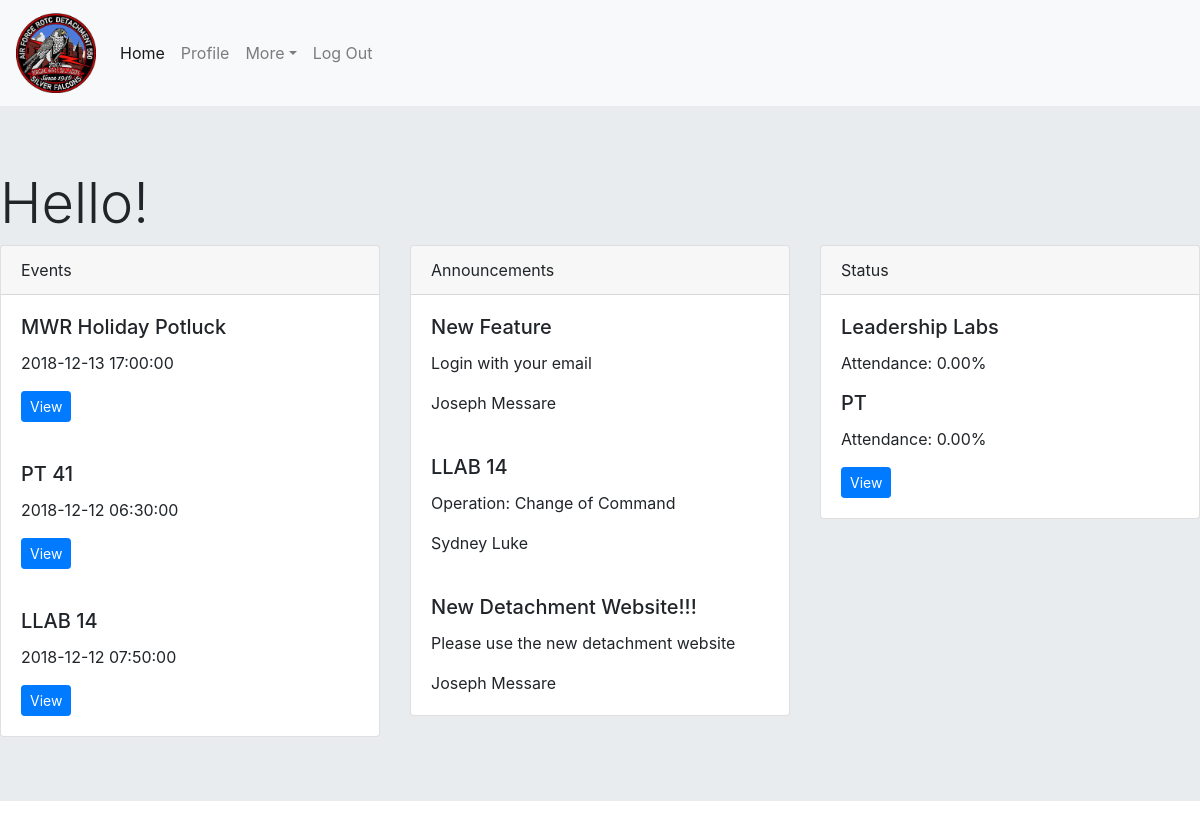
/home.php (signed in), run on the app's committed database.
### tables this page shows
CREATE TABLE `cadetEvent` (
  `name` varchar(255) DEFAULT NULL,
  `mandatory` tinyint(1) DEFAULT NULL,
  `date` datetime DEFAULT NULL,
  `eventID` int(11) NOT NULL,
  `pt` tinyint(1) DEFAULT NULL,
  `llab` tinyint(1) DEFAULT NULL
);

CREATE TABLE `announcement` (
  `title` varchar(255) NOT NULL,
  `subject` varchar(255) NOT NULL,
  `body` mediumtext NOT NULL,
  `createdBy` int(10) NOT NULL,
  `uid` int(11) NOT NULL,
  `date` timestamp NOT NULL DEFAULT CURRENT_TIMESTAMP
);

CREATE TABLE `cadet` (
  `firstName` varchar(255) DEFAULT NULL,
  `rank` varchar(25) DEFAULT NULL,
  `rin` int(11) NOT NULL,
  `primaryEmail` varchar(100) DEFAULT NULL,
  `secondaryEmail` varchar(255) DEFAULT NULL,
  `primaryPhone` bigint(15) NOT NULL,
  `secondaryPhone` bigint(15) DEFAULT NULL,
  `password` varchar(255) DEFAULT NULL,
  `bio` text,
  `flight` varchar(20) NOT NULL,
  `position` varchar(100) DEFAULT NULL,
  `groupMe` varchar(50) NOT NULL,
  `AFGoals` text,
  `awards` text,
  `middleName` varchar(255) DEFAULT NULL,
  `lastName` varchar(255) NOT NULL,
  `PGoals` text NOT NULL,
  `admin` tinyint(1) NOT NULL DEFAULT '0',
  `rfid` int(10) DEFAULT NULL
);

### home.php (the view, shortened to what this page needs)
<?php
include('./assets/inc/header.php');
?>
  <div class="jumbotron jumbotron-fluid">
    <h1 class="display-4"> Hello! </h1>
    <div class="row">
      <div class="col-4">
	    <div class="card" style="width:100%">
  		  <div class="card-header">
    		Events
  		  </div>
  		<?php $sql = "SELECT * FROM cadetEvent ORDER BY ABS( DATEDIFF( cadetEvent.date, NOW() ) ) LIMIT 5";
        $stmt = $mysqli->prepare($sql);
        $stmt->execute();
        $result = $stmt->get_result();
        while ($row = $result->fetch_assoc())
        {
            echo "<div class=\"card-body\">";
    		echo "<h5 class=\"card-title\">" . $row['name'] . "</h5>";
    		echo "<p class=\"card-text\">" . $row['date'] . "</p>";
    		echo "<a href='attendance.php?eventid=" . $row['eventID'] . "' class=\"btn btn-sm btn-primary\">View</a></div>";
        } ?>
	   </div>
      </div>
    <div class="col-4">
      <div class="card" style="width:100%">
        <div class="card-header">
            Announcements
        </div>
            <?php
            $query = 'SELECT a.title, a.subject, c.firstName, c.lastName FROM announcement a, cadet c WHERE a.createdBy = c.rin ORDER BY date DESC LIMIT 5;';
            $stmt = $mysqli->prepare($query);
            $stmt->execute();
            $result = $stmt->get_result();
            while($row = $result->fetch_assoc()) {
                echo "<div class='card-body'>";
                echo "<h5 class='card-title'>" . $row['title'] . '</h5>';
                echo "<p class='card-text'> " . $row['subject'] . '</p>';
                echo "<p class='card-text'>" . $row['firstName'] . ' ' . $row['lastName'] . '</p></div>';
            }
            ?>
      </div>
    </div>
    <div class="col-4">
	  <div class="card" style="width:100%">
  		<div class="card-header">
    		Status
  		</div>
  		<div class="card-body">
        <h5 class="card-title">Leadership Labs</h5>
            <?php
                        $sql = "SELECT * FROM cadetEvent WHERE llab = 1";
                        $stmt = $mysqli->prepare($sql);
                        $stmt->execute();
                        $result = $stmt->get_result();
                        $sum = mysqli_num_rows($result);
                        $sql = "SELECT * FROM attendance, cadetEvent WHERE attendance.eventid = cadetEvent.eventID AND rin = ? AND llab = 1";
                        $stmt = $mysqli->prepare($sql);
                        $stmt->bind_param("i", $_SESSION['rin']);
                        $stmt->execute();
                        $result = $stmt->get_result();
                        $attend = mysqli_num_rows($result);
                        if($sum != 0)
                        {
                           $perc = number_format( (($attend / $sum) * 100), 2 );
                        }
                        else
                        {
                            $perc = 100;
                        }
            ?>
    		<p class="card-text">Attendance: <?php echo $perc; ?>%</p>
        <h5 class="card-title">PT</h5>
            <?php $sql = "SELECT * FROM cadetEvent WHERE pt = 1";
                        $stmt = $mysqli->prepare($sql);
                        $stmt->execute();
                        $result = $stmt->get_result();
                        $sum = mysqli_num_rows($result);
                        $sql = "SELECT * FROM attendance, cadetEvent WHERE attendance.eventid = cadetEvent.eventID AND rin = ? AND pt = 1";
                        $stmt = $mysqli->prepare($sql);
                        $stmt->bind_param("i", $_SESSION['rin']);
                        $stmt->execute();
                        $result = $stmt->get_result();
                        $attend = mysqli_num_rows($result);
                        if($sum != 0)
                        {
                           $perc = number_format( (($attend / $sum) * 100), 2 );
                        }
                        else
                        {
                            $perc = 100;
                        }
                         ?>
        <p class="card-text">Attendance: <?php echo $perc; ?>%</p>
    		<a href="attendance.php" class="btn btn-sm btn-primary">View</a>
  		</div>
      </div>
    </div>

### home.php (style rules this page uses)
@media (min-width: 500px) { .col-4 { -ms-flex: 0 0 33.333333%; flex: 0 0 33.333333%; max-width: 33.333333%; } }

### data on the page
cadetevent: name "MWR Holiday Potluck", date "2018-12-13 17:00:00"
cadetevent: name "PT 41", date "2018-12-12 06:30:00"
cadetevent: name "LLAB 14", date "2018-12-12 07:50:00"
announcement: title "New Feature", subject "Login with your email", cadet.firstName "Joseph", cadet.lastName "Messare"
announcement: title "LLAB 14", subject "Operation: Change of Command", cadet.firstName "Sydney", cadet.lastName "Luke"
announcement: title "New Detachment Website!!!", subject "Please use the new detachment website", cadet.firstName "Joseph", cadet.lastName "Messare"

### other printed values
$perc "0.00"
